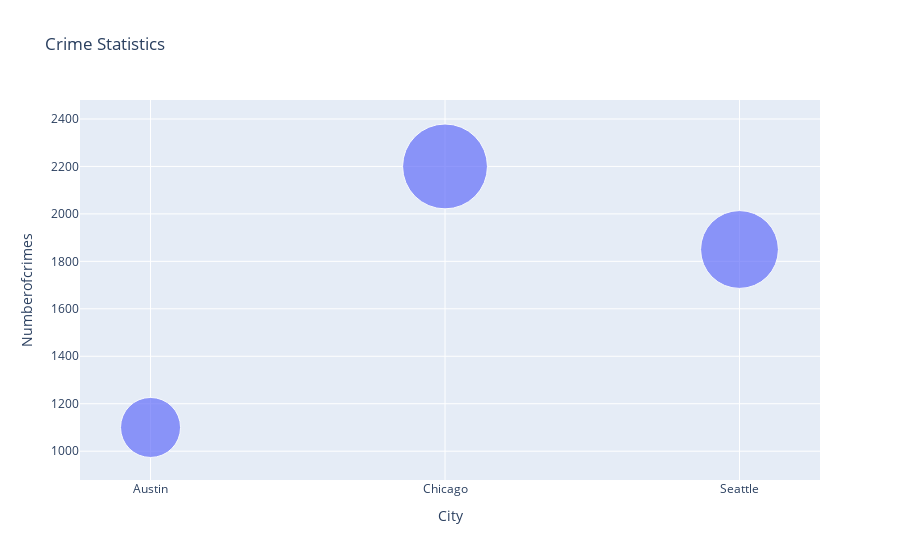

Notebook source saved alongside this figure:
### Code cell
## Bubble chart using px.scatter function with x ,y and size varibles defined.Title defined as Crime Statistics
fig = px.scatter(bub_data, x="City", y="Numberofcrimes", size="Numberofcrimes",
                 hover_name="City", title='Crime Statistics', size_max=60)
fig.show()

### Figure 1 — Plotly figure (JSON) as saved in the notebook; plotly's stock layout.template omitted (floating-point values rounded to 4 significant figures)
{"data": [{"hovertemplate": "<b>%{hovertext}</b><br><br>City=%{x}<br>Numberofcrimes=%{marker.size}<extra></extra>", "hovertext": ["Austin", "Chicago", "Seattle"], "legendgroup": "", "marker": {"color": "#636efa", "size": [1100, 2200, 1850], "sizemode": "area", "sizeref": 0.6111, "symbol": "circle"}, "mode": "markers", "name": "", "orientation": "v", "showlegend": false, "type": "scatter", "x": ["Austin", "Chicago", "Seattle"], "xaxis": "x", "y": [1100, 2200, 1850], "yaxis": "y"}], "layout": {"autosize": true, "legend": {"itemsizing": "constant", "tracegroupgap": 0}, "title": {"text": "Crime Statistics"}, "xaxis": {"anchor": "y", "autorange": true, "domain": [0, 1], "range": [-0.2961, 2.345], "title": {"text": "City"}, "type": "category"}, "yaxis": {"anchor": "x", "autorange": true, "domain": [0, 1], "range": [522.5, 2966.0], "title": {"text": "Numberofcrimes"}, "type": "linear"}}}
